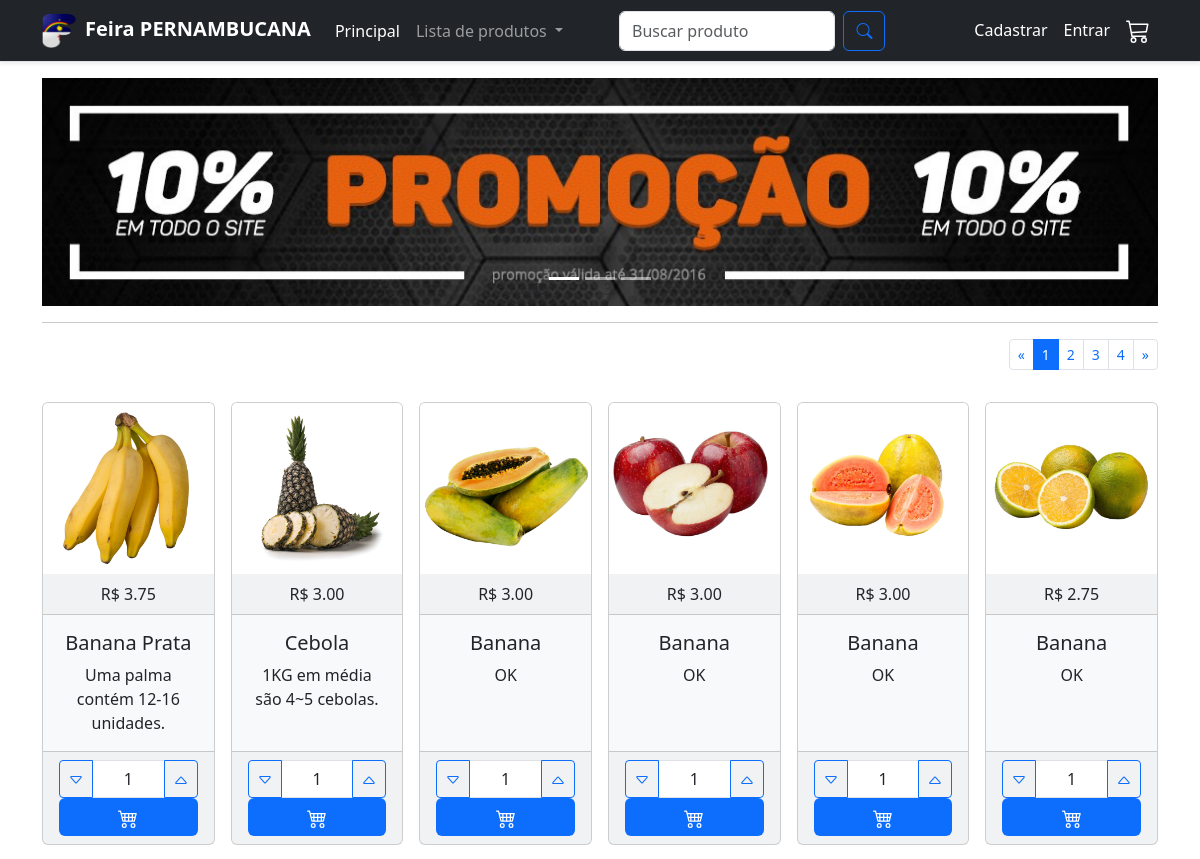
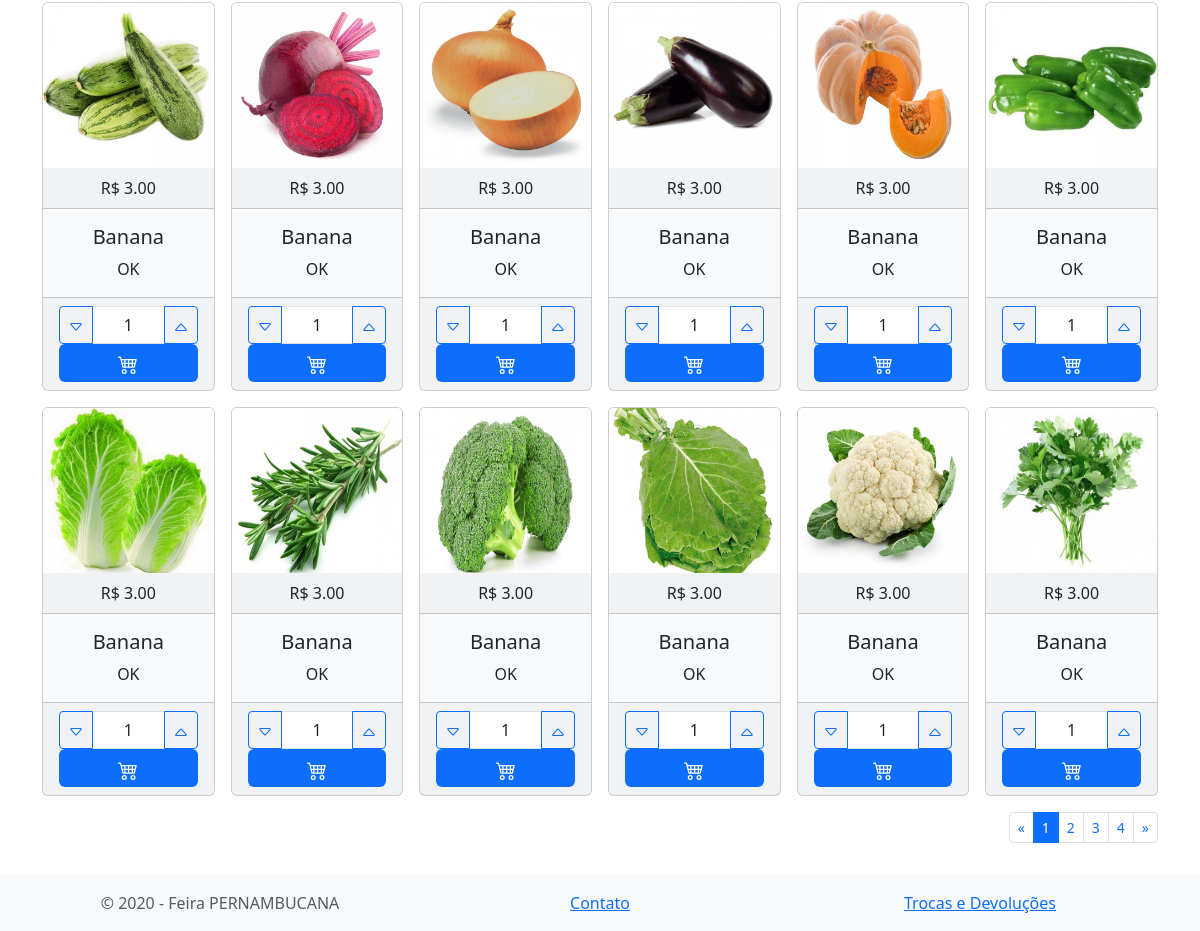
The page / on the database its author committed (2 pictures, top to bottom).
### tables this page shows
CREATE TABLE `produto` (
  `produto_id` int(11) NOT NULL,
  `categoria` varchar(20) NOT NULL,
  `nome` varchar(200) NOT NULL,
  `detalhe` varchar(200) NOT NULL,
  `preco` decimal(10,2) NOT NULL,
  `foto` varchar(200) NOT NULL
);

### config/paginacao.php (called while the page is built, shortened)
<?php
$inicio_prod = intval($_GET['pagina']*18);
if (isset($_GET['categoria'])){
    $categoria = mysqli_real_escape_string($conexao,$_GET['categoria']);
    $query = "SELECT * FROM `produto` WHERE categoria = '$categoria' LIMIT $inicio_prod, 18";
    $total_produtos = $conexao->query("SELECT * FROM produto WHERE categoria = '$categoria'")->num_rows;
}else{
    if(isset($_GET['buscar'])){
        $buscar = mysqli_real_escape_string($conexao,$_GET['buscar']);
        $query = "SELECT * FROM `produto` WHERE `nome` LIKE '%$buscar%' ORDER BY `produto_id` ASC LIMIT $inicio_prod , 18";
        $total_produtos = $conexao->query("SELECT * FROM `produto` WHERE `nome` LIKE '%$buscar%' ORDER BY `produto_id` ASC")->num_rows;
        if ($total_produtos == 0){
            $total_produtos = 1;
        }
    }
    else{
        $query = "SELECT * FROM `produto` LIMIT $inicio_prod, 18";
        $total_produtos = $conexao->query("SELECT * FROM produto")->num_rows;
    }
}
$result = mysqli_query($conexao, $query);
$num_paginas = ceil($total_produtos/18);

### index.php (the view, shortened to what this page needs)
<?php
include_once('config/conexao.php');
include_once('config/paginacao.php');
?>
<!DOCTYPE html>
<html lang="ptbr">
<head>
  <link rel="stylesheet" href="node_modules/bootstrap/dist/css/bootstrap.css" />
  <link rel="stylesheet" type="text/css" href="//assets.locaweb.com.br/locastyle/2.0.6/stylesheets/locastyle.css">
  <link rel="stylesheet" href="https://cdn.jsdelivr.net/npm/bootstrap-icons@1.3.0/font/bootstrap-icons.css">
</head>
<body style="min-width: 372px ">
  <nav class="navbar navbar-expand navbar-dark bg-dark border-bottom shadow-sm mb-3 sticky-top">
    <div class="container">
      <a class="navbar-brand" href="index.php"><img src="img/pernambuco-alfabeto-f.png" alt="FeiraPERNAMBUCANA" width="35px" style="margin-right: 8px" /><strong>Feira PERNAMBUCANA </strong></a>
      <div class="navbar-collapse collapse">
        <ul class="navbar-nav flex-grow-1">
          <li class="nav-item">
            <a href="index.php" class="nav-link text-white">Principal</a>
          </li>
          <li class="nav-item dropdown">
            <a class="nav-link dropdown-toggle" href="#" id="navbarDarkDropdownMenuLink" role="button" data-bs-toggle="dropdown" aria-expanded="false">
              Lista de produtos
            </a>
          </li>
          <form action="" method="get" class="d-flex ms-lg-5 col-5">
            <input name="buscar" class="form-control me-2" type="search" placeholder="Buscar produto" aria-label="Search" />
            <button type="submit" class="btn btn-outline-primary "><i class="bi-search"></i>
            </button>
          </form>
        </ul>
        <div class="align-self-end">
          <ul class="navbar-nav">
            <?php if (isset($_SESSION['nome'])) { ?>
              <li class="nav-item dropdown">
                <a class="nav-link dropdown-toggle text-white" href="#" id="navbarDarkDropdownMenuLink" role="button" data-bs-toggle="dropdown" aria-expanded="false"><?php echo  strtok($_SESSION['nome'], " ") ?></a>
                <ul class="dropdown-menu dropdown-menu-dark" aria-labelledby="navbarDarkDropdownMenuLink">
                  <li><a class="dropdown-item" href="meusdados.php">Meus Dados</a></li>
                  <li><a class="dropdown-item" href="meuspedidos.php">Meus Pedidos</a></li>
                  <?php if ($_SESSION['permissao'] == 1) { ?>
                    <li><a class="dropdown-item" href="admin.php">Admin</a></li>
                  <?php } ?>
                  <li><a class="dropdown-item text-dark bg-danger" href="config/logout.php">Sair</a></li>
                </ul>
              </li><?php } else { ?>
              <li class="nav-item">
                <a href="cadastrar.php" class="nav-link text-white">Cadastrar</a>
              </li>
              <li class="nav-item">
                <a href="entrar.php" class="nav-link text-white">Entrar</a>
              </li><?php } ?>
            <li class="nav-item">
              <a href="carrinho.php" class="nav-link text-white">
                <svg class="bi" width="24" height="24" fill="currentColor">
                  <use xlink:href="bi.svg#cart3"></use>
                </svg>
              </a>
            </li>
          </ul>
        </div>
      </div>
    </div>
  </nav>
  <header class="container">
    <div id="carouselMain" class="carousel carousel-light slide" data-bs-ride="carousel">
      <ol class="carousel-indicators">
        <li data-bs-target="#carouselMain" data-bs-slide-to="0" class="active"></li>
        <li data-bs-target="#carouselMain" data-bs-slide-to="1"></li>
        <li data-bs-target="#carouselMain" data-bs-slide-to="2"></li>
      </ol>
      <div class="carousel-inner">
        <div class="carousel-item active">
          <img src="img/slide02.jpg" alt="teste" class="img-fluid w-100" />
        </div>
      </div>
      <a href="#carouselMain" role="button" data-bs-slide="prev" class="carousel-control-prev">
        <span class="carousel-control-prev-icon" aria-hidden="true"></span>
      </a>
      <a href="#carouselMain" role="button" data-bs-slide="next" class="carousel-control-next">
        <span class="carousel-control-next-icon" aria-hidden="true"></span>
      </a>
    </div>
    <hr class="mt-3" />
  </header>
  <main class="mb-5 pb-3">
    <div class="container">
      <div class="row">
        <div class="col-12">
          <div class="d-flex flex-row-reverse justify-content-center justify-content-md-start">
            <nav class="d-inline-block">
              <ul class="pagination pagination-sm my-0">
                <li class="page-item">
                  <a class="page-link" href="index.php?<?php if (isset($_GET['buscar'])) {
                                                          echo "buscar=";
                                                          echo $_GET['buscar'];
                                                          echo "&";
                                                        } else {
                                                          if (isset($_GET['categoria'])) {
                                                            echo "categoria=";
                                                            echo $_GET['categoria'];
                                                            echo "&";
                                                          }
                                                        } ?>pagina=0" aria-label="Previous">
                    <span aria-hidden="true">&laquo;</span>
                  </a>
                </li>
                <?php for ($pagina = 0; $pagina < $num_paginas; $pagina++) { ?>
                  <?php if ($pagina == intval($_GET['pagina'])) { ?>
                    <li class="page-item active" aria-current="page">
                      <span class="page-link"><?php echo $pagina + 1 ?></span>
                    </li>
                  <?php } else { ?>
                    <li class="page-item">
                      <a href="index.php?<?php if (isset($_GET['buscar'])) {
                                            echo "buscar=";
                                            echo $_GET['buscar'];
                                            echo "&";
                                          } else {
                                            if (isset($_GET['categoria'])) {
                                              echo "categoria=";
                                              echo $_GET['categoria'];
                                              echo "&";
                                            }
                                          } ?>pagina=<?php echo $pagina; ?>" class="page-link"><?php echo $pagina + 1 ?></a>
                    </li>
                <?php }
                } ?>
                <li class="page-item">
                  <a class="page-link" href="index.php?<?php if (isset($_GET['buscar'])) {
                                                          echo "buscar=";
                                                          echo $_GET['buscar'];
                                                          echo "&";
                                                        } else {
                                                          if (isset($_GET['categoria'])) {
                                                            echo "categoria=";
                                                            echo $_GET['categoria'];
                                                            echo "&";
                                                          }
                                                        } ?>pagina=<?php echo $num_paginas - 1 ?>" aria-label="Next">
                    <span aria-hidden="true">&raquo;</span>
                  </a>
                </li>
              </ul>
            </nav>
          </div>
        </div>
      </div>
      <div class="row g-3 mt-3 mb-3">
        <?php while ($dados = $result->fetch_assoc()) { ?>
          <div class="col-xl-2 col-lg-3 col-md-4 col-sm-6 d-flex align-items-stretch">
            <div class="card text-center bg-light">
              <img src="img/produtos/<?php echo $dados['produto_id'] ?>.jpg" class="card-img-top" />
              <div class="card-header">R$ <?php echo $dados['preco'] ?></div>
              <div class="card-body">
                <h5 class="card-title"><?php echo $dados['nome'] ?></h5>
                <p class="max-3l card-text description">
                  <?php echo $dados['detalhe'] ?>
                </p>
              </div>
              <div class="card-footer">
                <form action="carrinho.php?acao=add&id=<?php echo $dados['produto_id'] ?>" method="post">
                  <div class="input-group customSpinner">
                    <button type="button" class="btn btn-outline-primary btn-sm spinnerbutton spinnerMinus spinner-roundbutton">
                      <svg class="bi" width="16" height="16" fill="currentColor">
                        <use xlink:href="bi.svg#caret-down"></use>
                      </svg>
                    </button>
                    <input name="qnt" type="text" readonly value="1" class="text-center w-50 form-control spinnerVal spinner-roundVal" >
                    <button type="button" class="btn btn-outline-primary btn-sm spinnerbutton spinnerPlus spinner-roundbutton">
                      <svg class="bi" width="16" height="16" fill="currentColor">
                        <use xlink:href="bi.svg#caret-up"></use>
                      </svg>
                    </button>
                  </div>
                    <button type="submit" class="btn text-white bg-primary btn-md w-100">
                      <svg class="bi" width="20" height="20" fill="currentColor">
                        <use xlink:href="bi.svg#cart4"></use>
                      </svg>
                    </button>
                </form>
              </div>
            </div>
          </div>
        <?php } ?>
      </div>
      <div class="row pb-4">
        <div class="col-12">
          <div class="d-flex flex-row-reverse justify-content-center justify-content-md-start">
            <nav class="d-inline-block">
              <ul class="pagination pagination-sm my-0">
                <li class="page-item">
                  <a class="page-link" href="index.php?<?php if (isset($_GET['buscar'])) {
                                                          echo "buscar=";
                                                          echo $_GET['buscar'];
                                                          echo "&";
                                                        } else {
                                                          if (isset($_GET['categoria'])) {
                                                            echo "categoria=";
                                                            echo $_GET['categoria'];
                                                            echo "&";
                                                          }
                                                        } ?>pagina=0" aria-label="Previous">
                    <span aria-hidden="true">&laquo;</span>
                  </a>
                </li>
                <?php for ($pagina = 0; $pagina < $num_paginas; $pagina++) { ?>
                  <?php if ($pagina == intval($_GET['pagina'])) { ?>
                    <li class="page-item active" aria-current="page">
                      <span class="page-link"><?php echo $pagina + 1 ?></span>
                    </li>
                  <?php } else { ?>
                    <li class="page-item">
                      <a href="index.php?<?php if (isset($_GET['buscar'])) {
                                            echo "buscar=";
                                            echo $_GET['buscar'];
                                            echo "&";
                                          } else {
                                            if (isset($_GET['categoria'])) {
                                              echo "categoria=";
                                              echo $_GET['categoria'];
                                              echo "&";
                                            }
                                          } ?>pagina=<?php echo $pagina; ?>" class="page-link"><?php echo $pagina + 1 ?></a>
                    </li>
                <?php }
                } ?>
                <li class="page-item">
                  <a class="page-link" href="index.php?<?php if (isset($_GET['buscar'])) {
                                                          echo "buscar=";
                                                          echo $_GET['buscar'];
                                                          echo "&";
                                                        } else {
                                                          if (isset($_GET['categoria'])) {
                                                            echo "categoria=";
                                                            echo $_GET['categoria'];
                                                            echo "&";
                                                          }
                                                        } ?>pagina=<?php echo $num_paginas - 1 ?>" aria-label="Next">
                    <span aria-hidden="true">&raquo;</span>
                  </a>
                </li>
              </ul>
            </nav>
          </div>
        </div>
      </div>
    </div>
  </main>
  <footer class="boder-top fixed-bottom text-muted bg-light">
    <div class="container">
      <div class="row py-3">
        <div class="col-12 col-md-4 text-center text-md-left">
          &copy; 2020 - Feira PERNAMBUCANA
        </div>
        <div class="col-12 col-md-4 text-center text-md-left">
          <a href="contato.php">Contato</a>
        </div>
        <div class="col-12 col-md-4 text-center text-md-left">
          <a href="troca.php">Trocas e Devoluções</a>
        </div>
      </div>
    </div>
  </footer>
</body>
</html>

### index.php (style rules this page uses)
html { overflow-y: scroll; }
:root { overflow-y: auto; overflow-x: hidden; }
:root body { position: absolute; }
body { width: 100vw; }
p.max-3l { display: -webkit-box; -webkit-line-clamp: 3; -webkit-box-orient: vertical; overflow: hidden; text-overflow: ellipsis; }

### rows shown on the page
produto: shows a picture, preco "3.75", nome "Banana Prata", detalhe "Uma palma contém 12-16 unidades."
produto: shows a picture, preco "3.00", nome "Cebola", detalhe "1KG em média são 4~5 cebolas."
produto: shows a picture, preco "3.00", nome "Banana", detalhe "OK"
produto: shows a picture, preco "3.00", nome "Banana", detalhe "OK"
produto: shows a picture, preco "3.00", nome "Banana", detalhe "OK"
produto: shows a picture, preco "2.75", nome "Banana", detalhe "OK"
produto: shows a picture, preco "3.00", nome "Banana", detalhe "OK"
produto: shows a picture, preco "3.00", nome "Banana", detalhe "OK"
produto: shows a picture, preco "3.00", nome "Banana", detalhe "OK"
produto: shows a picture, preco "3.00", nome "Banana", detalhe "OK"
produto: shows a picture, preco "3.00", nome "Banana", detalhe "OK"
produto: shows a picture, preco "3.00", nome "Banana", detalhe "OK"
produto: shows a picture, preco "3.00", nome "Banana", detalhe "OK"
produto: shows a picture, preco "3.00", nome "Banana", detalhe "OK"
produto: shows a picture, preco "3.00", nome "Banana", detalhe "OK"
produto: shows a picture, preco "3.00", nome "Banana", detalhe "OK"
produto: shows a picture, preco "3.00", nome "Banana", detalhe "OK"
produto: shows a picture, preco "3.00", nome "Banana", detalhe "OK"
